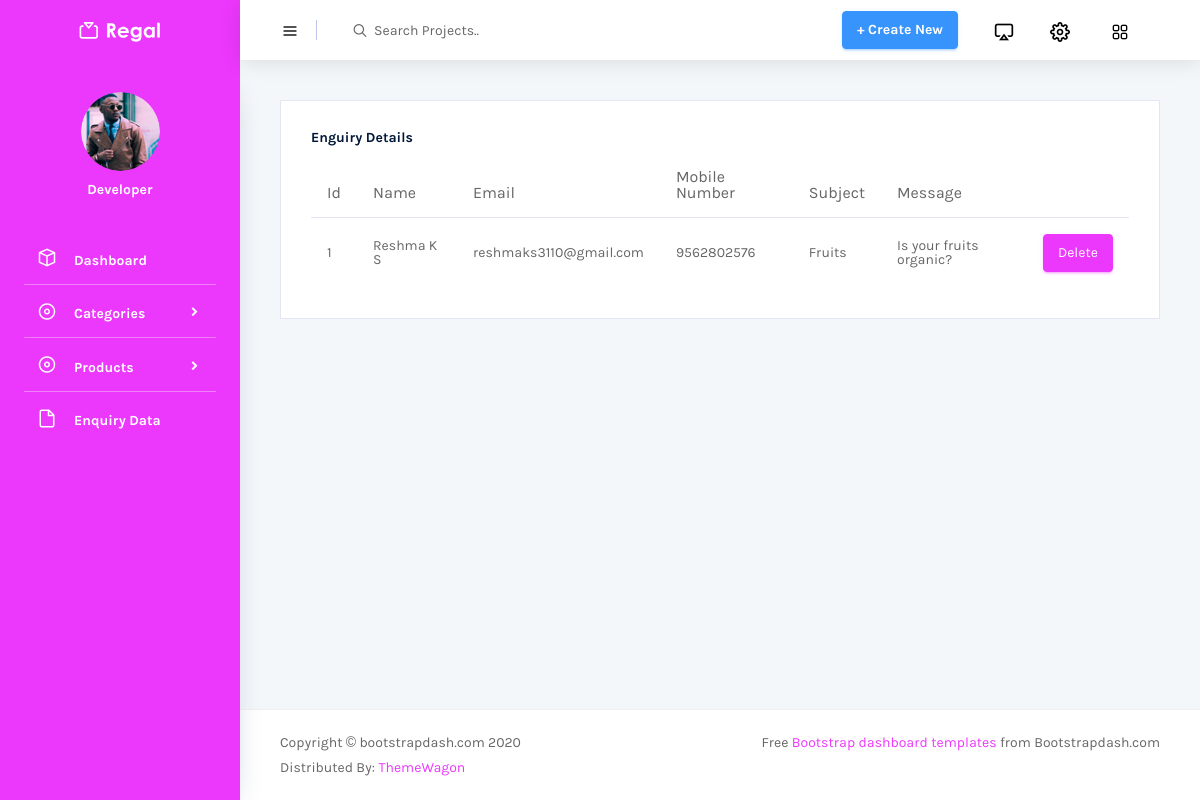
Page /Backend/contact_details/ on the committed database.
### WebApp/models.py (models this page shows)
class contactdb(models.Model):
    Name = models.CharField(max_length=100,null=True,blank=True)
    Email = models.EmailField(max_length=100,null=True,blank=True)
    Phone = models.IntegerField(null=True,blank=True)
    Subject = models.CharField(max_length=100,null=True,blank=True)
    Message = models.TextField(max_length=100,null=True,blank=True)

### Backend/views.py (the view)
# urls.py: path('contact_details/',views.contact_details,name='contact_details'),
def contact_details(request):
    data = contactdb.objects.all()
    return render(request,'ContactData.html',{'data':data})

### Backend/templates/ContactData.html (shortened to what this page needs)
<!DOCTYPE html>
{% extends 'index.html' %}
{% block content %}
<html lang="en">
<head>
</head>
<body>
<div>
    <div class="card">
                <div class="card-body">
                  <h4 class="card-title">Enguiry Details</h4>
                  <div class="table-responsive">
                    <table class="table table-hover">
                      <thead>
                        <tr>
                          <th>Id</th>
                          <th>Name</th>
                          <th>Email</th>
                          <th>Mobile Number</th>
                          <th>Subject</th>
                          <th>Message</th>
                        </tr>
                      </thead>
                      <tbody>
                      {% for i in data %}
                     <tr>
                         <td>{{i.id}}</td>
                         <td>{{i.Name}}</td>
                         <td>{{i.Email}}</td>
                         <td>{{i.Phone}}</td>
                         <td>{{i.Subject}}</td>
                         <td>{{i.Message}}</td>
                         <td>
                             <a href="{% url 'delete_enquiry' con_id=i.id %}">
                                 <button type="button" class="btn btn-primary">Delete</button>
                             </a>
                         </td>
                     </tr>
                      {% endfor %}
                      </tbody>
                    </table>
                  </div>
                </div>
              </div>
</div>
</body>
</html>
{% endblock %}

### rows in the picture
contactdb: id "1", Name "Reshma K S", Email "reshmaks3110@gmail.com", Phone "9562802576", Subject "Fruits", Message "Is your fruits organic?"
